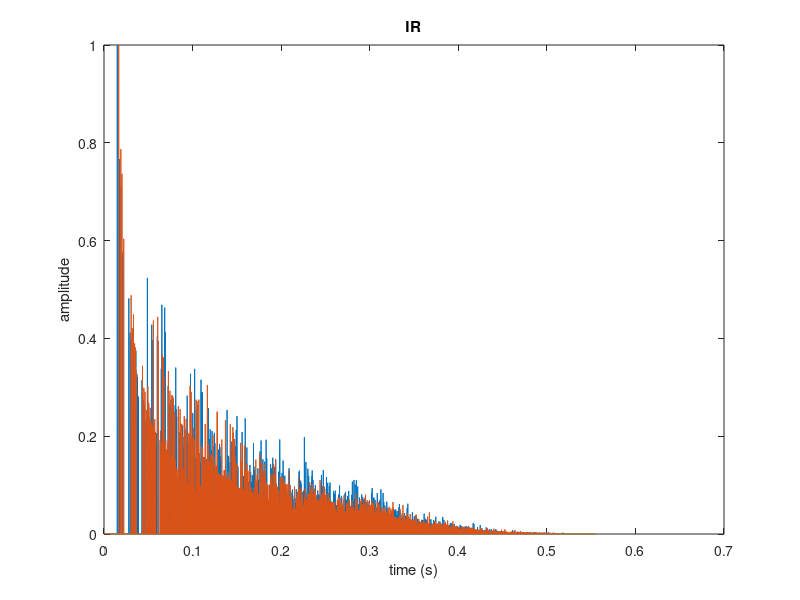

Reproduce this figure in MATLAB.
clear all;

% this script approximates presence of two ears (or receivers), outputting an IR for
% each - imaginatively labelled with an L and R. Twiddling the r and theta knobs resizes and rotates
% head respectively in xy plane.

Fs = 44100;
Ts = 1/Fs;
Nyq = Fs/2;

% number of reflections allowed in one dimension

N = 10;

% room dimensions

Lx = 10; 
Ly = 10;
Lz = 10;

% wall absorption coefficient

alpha = 0.9;

if alpha<0
    error('please set alpha between 0 and 1')
elseif alpha>1
    error('please set alpha between 0 and 1')
end

% position of source

p = 2;
q = 7;
r = 1;

if p>Lx
    error('please ensure position of source is within room')
elseif q>Ly
    error('please ensure position of source is within room')
elseif r>Lz
    error('please ensure position of source is within room')
end

% position of receivers' mid-point

a = 2;
b = 4;
c = 5;

% radius (r) and orientation (theta) of head in xy plane.

r = 0.5;
theta = pi/2;

if abs(theta)>2*pi
    error('angle within 2*pi please')
end

%parametric solutions of a sphere in 2D Cartesian

al = r*cos(theta)+a;
ar = r*cos(theta+pi)+a;
bl = r*sin(theta)+b;
br = r*sin(theta+pi)+b;

if al>Lx
    error('please ensure position of receivers are within room')
elseif ar>Lx
    error('please ensure position of receivers are within room')
elseif bl>Ly
    error('please ensure position of receivers are within room')
elseif br>Ly
    error('please ensure position of receivers are within room')
elseif c>Lz
    error('please ensure position of receivers are within room')
end


% IR calculation initializations

DELNl = zeros((2*N+1),(2*N+1),(2*N+1));
DELNr = DELNl;
Gl = DELNl;
Gr = Gl;
Nspan = (-N:N);
Aoddl = Nspan*Lx-p-al;
Aoddr = Nspan*Lx-p-ar;
Aevenl = Nspan*Lx+p-al;
Aevenr = Nspan*Lx+p-ar;
Boddl = Nspan*Ly-q-bl;
Boddr = Nspan*Ly-q-br;
Bevenl = Nspan*Ly+q-bl;
Bevenr = Nspan*Ly+q-br;
Codd = Nspan*Lz-r-c;
Ceven = Nspan*Lz+r-c;
delnf = sqrt((((N+1)*Lx)^2)+(((N+1)*Ly)^2)+(((N+1)*Lz)^2))*Fs/343;
hl = zeros(ceil(delnf),1);
hr = hl;
ti = Fs/343;

% DELN (delay times in samples) and G (amplitudes) computation

for d=-N:N;
    for e=-N:N;
        for f=-N:N;
            if mod(d,2)==1
                Al = Aoddl(d+N+2);
                Ar = Aoddr(d+N+2);
            else
                Al = Aevenl(d+N+1);
                Ar = Aevenr(d+N+1);
            end
            if mod(e,2)==1
                Bl = Boddl(e+N+2);
                Br = Boddr(e+N+2);
            else
                Bl = Bevenl(e+N+1);
                Br = Bevenr(e+N+1);
            end
            if mod(f,2)==1
                C = Codd(f+N+2);
            else
                C = Ceven(f+N+1);
            end
            ll = sqrt((Al^2)+(Bl^2)+(C^2));
            lr = sqrt((Ar^2)+(Br^2)+(C^2));
            tl = ti*ll;
            tr = ti*lr;
            w = abs(d)+abs(e)+abs(f);
            DELNl(d+N+1,e+N+1,f+N+1) = round(tl); % entire DELN array kept only for QC purposes
            DELNr(d+N+1,e+N+1,f+N+1) = round(tr);
            Gl(d+N+1,e+N+1,f+N+1) = ((alpha)^w)/ll; % entire G array kept only for QC purposes
            Gr(d+N+1,e+N+1,f+N+1) = ((alpha)^w)/lr;
            hl(DELNl(d+N+1,e+N+1,f+N+1)) = hl(DELNl(d+N+1,e+N+1,f+N+1)) + Gl(d+N+1,e+N+1,f+N+1);
            hr(DELNr(d+N+1,e+N+1,f+N+1)) = hr(DELNr(d+N+1,e+N+1,f+N+1)) + Gr(d+N+1,e+N+1,f+N+1);
        end
    end
end

% QC of head size and orientation relative to room

xdata = [0,Lx,0,al,ar,Lx];
ydata = [0,0,Ly,bl,br,Ly];
scatter(xdata,ydata,'filled');

% All reflections included QC

if delnf<max(max(max(DELNl)))
    disp ('DELNl bad...somewhere')
elseif delnf>max(max(DELNl))
    disp ('DELNl all good.')
end
if delnf<max(max(max(DELNr)))
    disp ('DELNr bad...somewhere')
elseif delnf>max(max(DELNr))
    disp ('DELNr all good.')
end

% plot DELNl as a spatial QC. Animation moves through
% dimension varied by i

% for i=1:21
%     stem3(-N:N,-N:N,squeeze(DELNl(i,:,:)))
%     drawnow
%     pause(0.1)
% end

% plot DELNr as a spatial QC. Animation moves through
% dimension varied by i

% for i=1:21
%     stem3(-N:N,-N:N,squeeze(DELNr(i,:,:)))
%     drawnow
%     pause(0.1)
% end

% plot Gl as a spatial QC. Animation moves through
% dimension varied by i

% for i=1:21
%     surf(-N:N,-N:N,squeeze(Gl(i,:,:)))
%     drawnow
%     pause(0.1)
% end

% normalize IRs

hl = hl/(norm(hl,Inf));
ll = length(hl);
hr = hr/(norm(hr,Inf));
lr = length(hr);

% plot impulse responses

T = (0:Ts:(ll-1)*Ts)';
plot(T,hl,T,hr)
xlabel('time (s)')
ylabel('amplitude')
title('IR')

%generate impulse response filenames

Lxstr = num2str(Lx);
Lystr = num2str(Ly);
Lzstr = num2str(Lz);
alphastr = num2str(alpha);
Nstr = num2str(N);
params = strcat(Lxstr,'x',Lystr,'x',Lzstr,'_',alphastr,'_N',Nstr);

%output IR as 16-bit 44.1kHz wav

audiowrite(['ir_',params,'_l.wav'],hl,Fs,'BitsPerSample',16);
audiowrite(['ir_',params,'_r.wav'],hr,Fs,'BitsPerSample',16);




